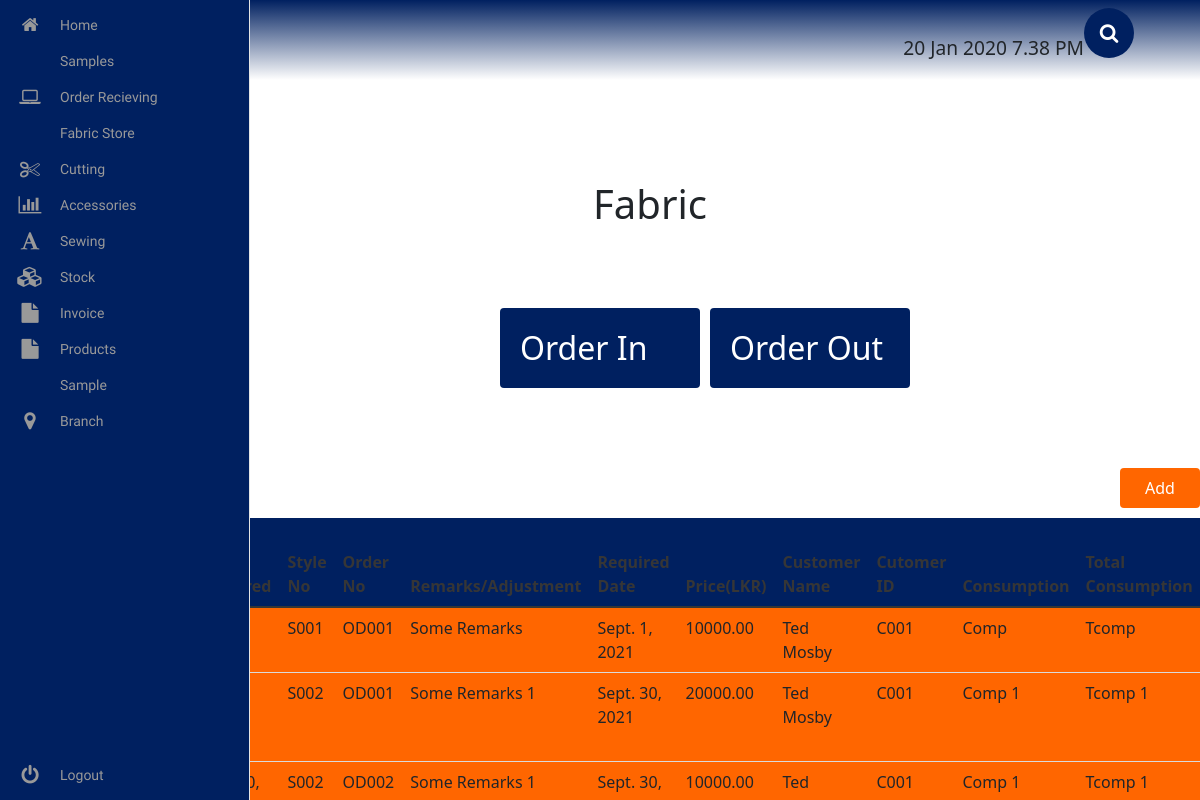
Page /fabric/ on the committed database.
### fabric/models.py (models this page shows)
class OrderIn(models.Model):
	order_received = models.DateField()
	date_order_delivered = models.DateField()
	style_no = models.CharField(max_length=1000)
	order = models.ForeignKey(OrderReceiving, on_delete=models.SET_NULL, null=True, blank=True)
	remarks = models.CharField(max_length=9000)
	required_date = models.DateField()
	price = models.DecimalField(decimal_places=2, max_digits=1000)
	customer = models.ForeignKey(Customer, on_delete=models.SET_NULL, null=True, blank=True)
	consumption = models.CharField(max_length=1000)
	total_consumption = models.CharField(max_length=1000)
	delivery_date = models.DateField()
	order_status = models.BooleanField(default=False)
	order_progress = models.CharField(max_length=1000)
	reason = models.CharField(max_length=1000)

### orders/models.py (models this page shows, shortened)
class OrderReceiving(models.Model):
	order_received = models.DateField()
	date_order_delivered = models.DateField()
	style_no = models.CharField(max_length=1000)
	order_no = models.CharField(max_length=1000, unique=True)
	remarks = models.CharField(max_length=9000)
	required_date = models.DateField()
	price = models.DecimalField(decimal_places=2, max_digits=1000)
	customer = models.ForeignKey(Customer, on_delete=models.CASCADE)
	consumption = models.CharField(max_length=1000)
	total_consumption = models.CharField(max_length=1000)
	delivery_date = models.DateField()
	order_status = models.BooleanField(default=False)
	order_progress = models.CharField(max_length=1000)
	reason = models.CharField(max_length=1000)

### customers/models.py (models this page shows)
class Customer(models.Model):
	customer_id = models.CharField(max_length=100)
	salutation = models.CharField(max_length=10, choices=salutation_choices, default='Mr')
	customer_first_name = models.CharField(max_length=500)
	customer_last_name = models.CharField(max_length=500)
	mobile_no = models.IntegerField()
	mobile_no_type = models.CharField(max_length=10, choices=mobile_no_type, default='Mobile')
	email = models.EmailField(max_length=120)
	email_type = models.CharField(max_length=10, choices=email_type, default='Work')
	address = models.CharField(max_length=1000)
	"""def __str__(self):
			    	return "%s %s" % (self.customer_first_name, self.customer_last_name)"""
	def __str__(self):
		return self.customer_first_name + ' ' + self.customer_last_name

### fabric/views.py (the view, shortened to what this page needs)
# urls.py: path('', FabricMainView.as_view(), name="fabric_view"),
class FabricMainView(View):
	template_name = 'fabric_main.html'
	order_in_query = OrderIn.objects.all()
	order_out_query = OrderOut.objects.all()
	def get_order_in_query_set(self):
		return self.order_in_query
	def get_order_out_query_set(self):
		return self.order_out_query
	def get(self, request):
		form_order_in = OrderInForm()
		form_order_out = OrderOutForm()
		context = {
			'order_ins': self.get_order_in_query_set(),
			'order_outs': self.get_order_out_query_set(),
			'form_order_in': form_order_in,
			'form_order_out': form_order_out
			}
		return render(request, self.template_name, context)

### fabric/templates/fabric_main.html (shortened to what this page needs)
<!DOCTYPE html>
<html lang="en">
{% extends 'base.html' %}
{% load static %}
    {% block extra_css %}
        <link rel="stylesheet" href="{% static 'fabric/css/fabric_main.css' %}">
    {% endblock %}
    {% block content %}
        <div class="fabric__container">
            <h1> Fabric </h1>
            <div class="btn__container">
              <div class="fabric__btn" id="order-in-btn" onclick="OrderInBtn()">
                <h2> Order In </h2>
              </div>
              <div class="fabric__btn" id="order-out-btn" onclick="OrderOutBtn()">
                <h2> Order Out </h2>
              </div>
            </div>
            <div id="order-in-title">
              <h2> Order In </h2>
            </div>
            <div class="fabric__add__button__container" >
              <button class="fabric__add__button">
                Add
              </button>
            </div>
            <div class="table-responsive">
              <table class="table" id="order-in-table">
                <thead>
                  <tr class="fabric__tr">
                    <th scope="col">Order Received</th>
                    <th scope="col">Date Order Delivered</th>
                    <th scope="col">Style No</th>
                    <th scope="col">Order No</th>
                    <th scope="col">Remarks/Adjustment</th>
                    <th scope="col">Required Date</th>
                    <th scope="col">Price(LKR)</th>
                    <th scope="col">Customer Name</th>
                    <th scope="col">Cutomer ID</th>
                    <th scope="col">Consumption</th>
                    <th scope="col">Total Consumption</th>
                  </tr>
                </thead>
                <tbody>
                  {% for order_in in order_ins %}
                  <tr class="fabric__body">
                    <td> {{ order_in.order_received }} </td>
                    <td> {{ order_in.date_order_delivered }} </td>
                    <td> {{ order_in.style_no }} </td>
                    <td> {{ order_in.order.order_no }} </td>
                    <td> {{ order_in.remarks }} </td>
                    <td> {{ order_in.required_date }} </td>
                    <td> {{ order_in.price }} </td>
                    <td> {{ order_in.customer.customer_first_name }}
                         {{ order_in.customer.customer_last_name }}
                    </td>
                    <td> {{ order_in.customer.customer_id }} </td>
                    <td> {{ order_in.consumption }}</td>
                    <td> {{ order_in.total_consumption }} </td>
                  </tr>
                  {% endfor %}
                </tbody>
              </table>
            </div>
            </div>
    {% endblock %}

### fabric/static/fabric/css/fabric_main.css (style rules this page uses)
.fabric__container { margin: 100px 0 0 100px; }
.fabric__container h1 { text-align: center; }
.fabric__container h2 { text-align: center; margin-top: 50px; }
.fabric__add__button__container { display: flex; float: right; margin-bottom: 10px; }
.fabric__add__button { border: none; outline: none; border-radius: 4px; background-color: #FF6600; color: #fff; width: 80px; height: 40px; }
#order-in-table { display: block; position: fixed; overflow: scroll; }
#order-in-title { display: block; position: fixed; }
.fabric__tr { background-color: #002060; color: #fff; }
.fabric__tr th { color: #fff; }
.fabric__body { background-color: #FF6600; }
.btn__container { margin: 20px 0 20px 300px; display: flex; align-items: center; width: 600px; height: 200px; }
.fabric__btn { display: flex; align-items: center; width: 200px; height: 80px; border-radius: 4px; float: left; cursor: pointer; background-color: #002060; }
.fabric__btn h2 { text-align: center; color: #fff; margin-bottom: 50px; margin-left: 20px; }
#order-in-btn { margin-left: 100px; margin-right: 10px; }

### rows in the picture
OrderIn: style_no "S001", order.order_no "OD001", remarks "Some Remarks", required_date "Sept. 1, 2021", price "10000.00", customer.customer_first_name "Ted", customer.customer_last_name "Mosby", customer.customer_id "C001", consumption "Comp", total_consumption "Tcomp"
OrderIn: style_no "S002", order.order_no "OD001", remarks "Some Remarks 1", required_date "Sept. 30, 2021", price "20000.00", customer.customer_first_name "Ted", customer.customer_last_name "Mosby", customer.customer_id "C001", consumption "Comp 1", total_consumption "Tcomp 1"
OrderIn: style_no "S002", order.order_no "OD002", remarks "Some Remarks 1", required_date "Sept. 30,…", price "10000.00", customer.customer_first_name "Ted", customer.customer_id "C001", consumption "Comp 1", total_consumption "Tcomp 1"
